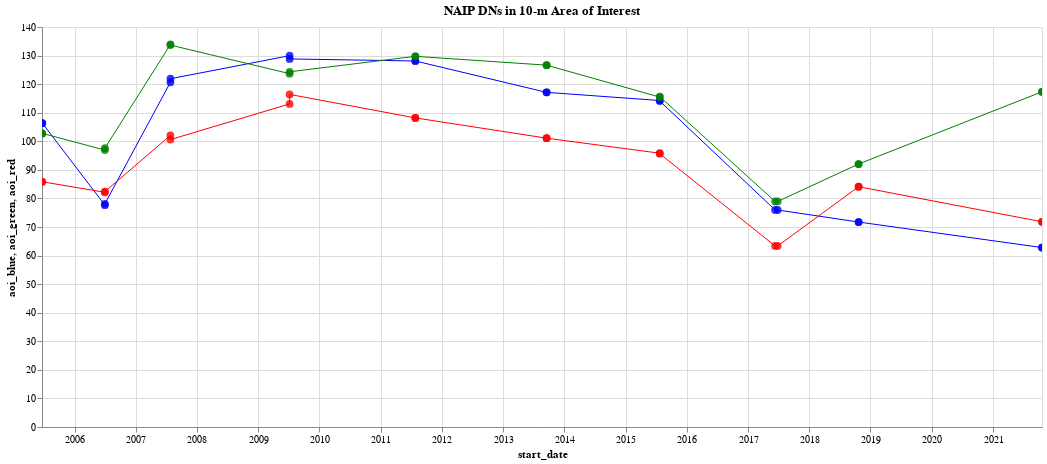

The code cell stored with this chart in its notebook:
### Code cell
#@title Plot NAIP RGB time series
b_points = alt.Chart(
    naipDF,
    height=400,
    width=1000,
    title='NAIP DNs in 10-m Area of Interest'
    ).mark_circle(
        size=60,
        opacity=0.8,
        color='blue'
        ).encode(
            x='start_date',
            y='aoi_blue',
            tooltip=['system:index','start_date','end_date','aoi_blue']
            ).interactive()

b_lines = alt.Chart(naipDF).mark_line(color='blue',strokeWidth=1).encode(
  x='start_date',
  y='aoi_blue'
)

g_points = alt.Chart(naipDF).mark_circle(
        size=60,
        opacity=0.8,
        color='green'
        ).encode(
            x='start_date',
            y='aoi_green',
            tooltip=['system:index','start_date','end_date','aoi_green']
            ).interactive()

g_lines = alt.Chart(naipDF).mark_line(color='green',strokeWidth=1).encode(
  x='start_date',
  y='aoi_green'
)

r_points = alt.Chart(naipDF).mark_circle(
        size=60,
        opacity=0.8,
        color='red'
        ).encode(
            x='start_date',
            y='aoi_red',
            tooltip=['system:index','start_date','end_date','aoi_red']
            ).interactive()

r_lines = alt.Chart(naipDF).mark_line(color='red',strokeWidth=1).encode(
  x='start_date',
  y='aoi_red'
)

b_lines + b_points + g_lines + g_points + r_lines + r_points

### Figure 1 — Vega-Lite specification as saved in the notebook (floating-point values rounded to 4 significant figures)
{"config": {"view": {"continuousWidth": 400, "continuousHeight": 300}}, "layer": [{"mark": {"type": "line", "color": "blue", "strokeWidth": 1}, "encoding": {"x": {"field": "start_date", "type": "temporal"}, "y": {"field": "aoi_blue", "type": "quantitative"}}}, {"mark": {"type": "circle", "color": "blue", "opacity": 0.8, "size": 60}, "encoding": {"tooltip": [{"field": "system:index", "type": "nominal"}, {"field": "start_date", "type": "temporal"}, {"field": "end_date", "type": "temporal"}, {"field": "aoi_blue", "type": "quantitative"}], "x": {"field": "start_date", "type": "temporal"}, "y": {"field": "aoi_blue", "type": "quantitative"}}, "height": 400, "selection": {"selector001": {"type": "interval", "bind": "scales", "encodings": ["x", "y"]}}, "title": "NAIP DNs in 10-m Area of Interest", "width": 1000}, {"mark": {"type": "line", "color": "green", "strokeWidth": 1}, "encoding": {"x": {"field": "start_date", "type": "temporal"}, "y": {"field": "aoi_green", "type": "quantitative"}}}, {"mark": {"type": "circle", "color": "green", "opacity": 0.8, "size": 60}, "encoding": {"tooltip": [{"field": "system:index", "type": "nominal"}, {"field": "start_date", "type": "temporal"}, {"field": "end_date", "type": "temporal"}, {"field": "aoi_green", "type": "quantitative"}], "x": {"field": "start_date", "type": "temporal"}, "y": {"field": "aoi_green", "type": "quantitative"}}, "selection": {"selector002": {"type": "interval", "bind": "scales", "encodings": ["x", "y"]}}}, {"mark": {"type": "line", "color": "red", "strokeWidth": 1}, "encoding": {"x": {"field": "start_date", "type": "temporal"}, "y": {"field": "aoi_red", "type": "quantitative"}}}, {"mark": {"type": "circle", "color": "red", "opacity": 0.8, "size": 60}, "encoding": {"tooltip": [{"field": "system:index", "type": "nominal"}, {"field": "start_date", "type": "temporal"}, {"field": "end_date", "type": "temporal"}, {"field": "aoi_red", "type": "quantitative"}], "x": {"field": "start_date", "type": "temporal"}, "y": {"field": "aoi_red", "type": "quantitative"}}, "selection": {"selector003": {"type": "interval", "bind": "scales", "encodings": ["x", "y"]}}}], "data": {"name": "data-b773dc68bf0fc6dfa0589abe295967a5"}, "$schema": "https://vega.github.io/schema/vega-lite/v4.17.0.json", "datasets": {"data-b773dc68bf0fc6dfa0589abe295967a5": [{"system:index": "n_3807604_se_18_1_20050621", "system:time_start": 1119312000000, "system:time_end": 1119398400000, "aoi_blue": 106.4, "aoi_green": 102.8, "aoi_red": 85.82, "start_date": "2005-06-21T00:00:00", "end_date": "2005-06-22T00:00:00"}, {"system:index": "n_3807604_sw_18_1_20050623", "system:time_start": 1119484800000, "system:time_end": 1119571200000, "aoi_blue": 106.4, "aoi_green": 102.8, "aoi_red": 85.82, "start_date": "2005-06-23T00:00:00", "end_date": "2005-06-24T00:00:00"}, {"system:index": "n_3807604_sw_18_2_20060701", "system:time_start": 1151712000000, "system:time_end": 1151798400000, "aoi_blue": 77.65, "aoi_green": 96.93, "aoi_red": 82.15, "start_date": "2006-07-01T00:00:00", "end_date": "2006-07-02T00:00:00"}, {"system:index": "n_3807604_se_18_2_20060701", "system:time_start": 1151712000000, "system:time_end": 1151798400000, "aoi_blue": 78.11, "aoi_green": 97.57, "aoi_red": 82.36, "start_date": "2006-07-01T00:00:00", "end_date": "2006-07-02T00:00:00"}, {"system:index": "n_3807604_se_18_1_20070727", "system:time_start": 1185494400000, "system:time_end": 1185580800000, "aoi_blue": 120.6, "aoi_green": 133.9, "aoi_red": 102.1, "start_date": "2007-07-27T00:00:00", "end_date": "2007-07-28T00:00:00"}, {"system:index": "n_3807604_sw_18_1_20070727", "system:time_start": 1185494400000, "system:time_end": 1185580800000, "aoi_blue": 121.9, "aoi_green": 133.7, "aoi_red": 100.6, "start_date": "2007-07-27T00:00:00", "end_date": "2007-07-28T00:00:00"}, {"system:index": "m_3807604_sw_18_1_20090707", "system:time_start": 1246924800000, "system:time_end": 1247011200000, "aoi_blue": 130.0, "aoi_green": 123.7, "aoi_red": 113.1, "start_date": "2009-07-07T00:00:00", "end_date": "2009-07-08T00:00:00"}, {"system:index": "m_3807604_se_18_1_20090707", "system:time_start": 1246924800000, "system:time_end": 1247011200000, "aoi_blue": 128.8, "aoi_green": 124.3, "aoi_red": 116.4, "start_date": "2009-07-07T00:00:00", "end_date": "2009-07-08T00:00:00"}, {"system:index": "m_3807604_sw_18_1_20110727", "system:time_start": 1311724800000, "system:time_end": 1311811200000, "aoi_blue": 128.1, "aoi_green": 129.7, "aoi_red": 108.2, "start_date": "2011-07-27T00:00:00", "end_date": "2011-07-28T00:00:00"}, {"system:index": "m_3807604_se_18_1_20110727", "system:time_start": 1311724800000, "system:time_end": 1311811200000, "aoi_blue": 128.1, "aoi_green": 129.7, "aoi_red": 108.2, "start_date": "2011-07-27T00:00:00", "end_date": "2011-07-28T00:00:00"}, {"system:index": "m_3807604_sw_18_1_20130917", "system:time_start": 1379376000000, "system:time_end": 1379462400000, "aoi_blue": 117.1, "aoi_green": 126.6, "aoi_red": 101.1, "start_date": "2013-09-17T00:00:00", "end_date": "2013-09-18T00:00:00"}, {"system:index": "m_3807604_se_18_1_20130917", "system:time_start": 1379376000000, "system:time_end": 1379462400000, "aoi_blue": 117.1, "aoi_green": 126.6, "aoi_red": 101.1, "start_date": "2013-09-17T00:00:00", "end_date": "2013-09-18T00:00:00"}, {"system:index": "m_3807604_se_18_1_20150724", "system:time_start": 1437696000000, "system:time_end": 1437782400000, "aoi_blue": 114.3, "aoi_green": 115.5, "aoi_red": 95.82, "start_date": "2015-07-24T00:00:00", "end_date": "2015-07-25T00:00:00"}, {"system:index": "m_3807604_sw_18_1_20150724", "system:time_start": 1437696000000, "system:time_end": 1437782400000, "aoi_blue": 114.1, "aoi_green": 115.6, "aoi_red": 95.66, "start_date": "2015-07-24T00:00:00", "end_date": "2015-07-25T00:00:00"}, {"system:index": "m_3807604_se_18_1_20170611", "system:time_start": 1497139200000, "system:time_end": 1497225600000, "aoi_blue": 75.95, "aoi_green": 78.93, "aoi_red": 63.36, "start_date": "2017-06-11T00:00:00", "end_date": "2017-06-12T00:00:00"}, {"system:index": "m_3807604_sw_18_1_20170626", "system:time_start": 1498435200000, "system:time_end": 1498521600000, "aoi_blue": 75.95, "aoi_green": 78.93, "aoi_red": 63.36, "start_date": "2017-06-26T00:00:00", "end_date": "2017-06-27T00:00:00"}, {"system:index": "m_3807604_sw_18_060_20181022", "system:time_start": 1540166400000, "system:time_end": 1540166400000, "aoi_blue": 71.73, "aoi_green": 92.05, "aoi_red": 84.09, "start_date": "2018-10-22T00:00:00", "end_date": "2018-10-22T00:00:00"}, {"system:index": "m_3807604_se_18_060_20181022", "system:time_start": 1540166400000, "system:time_end": 1540166400000, "aoi_blue": 71.73, "aoi_green": 92.05, "aoi_red": 84.09, "start_date": "2018-10-22T00:00:00", "end_date": "2018-10-22T00:00:00"}, {"system:index": "m_3807604_sw_18_060_20211020", "system:time_start": 1634688000000, "system:time_end": 1634688000000, "aoi_blue": 62.81, "aoi_green": 117.3, "aoi_red": 71.83, "start_date": "2021-10-20T00:00:00", "end_date": "2021-10-20T00:00:00"}, {"system:index": "m_3807604_se_18_060_20211020", "system:time_start": 1634688000000, "system:time_end": 1634688000000, "aoi_blue": 62.81, "aoi_green": 117.3, "aoi_red": 71.83, "start_date": "2021-10-20T00:00:00", "end_date": "2021-10-20T00:00:00"}]}}
